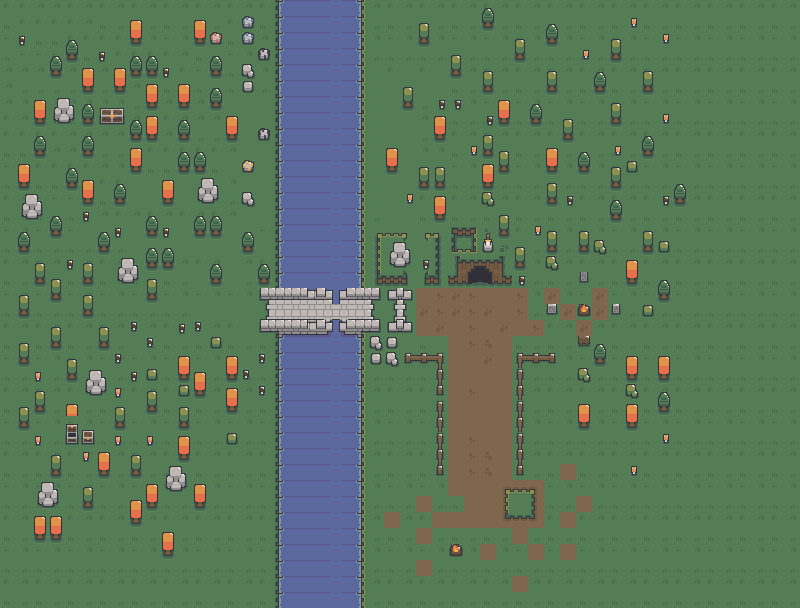

Below is a game level as drawn by its tile map, then a one-line description and the .tmx that defines it (tile-layer data replaced by summaries):
An orthogonal 50x38 tile map with 16x16 px tiles, 2 tile layers (layer1, layer2), 5 tilesets.

<map version="1.10" tiledversion="1.10.1" orientation="orthogonal" renderorder="right-down" width="50" height="38" tilewidth="16" tileheight="16" infinite="0" nextlayerid="3" nextobjectid="1">
 <tileset firstgid="1" name="taigaPath_" tilewidth="16" tileheight="16" tilecount="40" columns="8">
  <image source="taiga_/taigaPath_.png" width="128" height="80" />
 </tileset>
 <tileset firstgid="41" name="taiga_ [bridgeHorizontal]" tilewidth="16" tileheight="16" tilecount="72" columns="12">
  <image source="taiga_/taiga_ [bridgeHorizontal].png" width="192" height="96" />
 </tileset>
 <tileset firstgid="113" name="taiga_ [fencesAndWalls]" tilewidth="16" tileheight="16" tilecount="180" columns="15">
  <image source="taiga_/taiga_ [fencesAndWalls].png" width="240" height="192" />
 </tileset>
 <tileset firstgid="293" name="taiga_ [resources]" tilewidth="16" tileheight="16" tilecount="120" columns="12">
  <image source="taiga_/taiga_ [resources].png" width="192" height="160" />
 </tileset>
 <tileset firstgid="413" name="taiga_" tilewidth="16" tileheight="16" tilecount="198" columns="22">
  <image source="taiga_/taiga_.png" width="352" height="144" />
 </tileset>
 <layer id="1" name="layer1" width="50" height="38">
  <data>[1900 cells, 1900 non-empty, 78 distinct tile ids]</data>
 </layer>
 <layer id="2" name="layer2" width="50" height="38">
  <data>[1900 cells, 450 non-empty, 60 distinct tile ids]</data>
 </layer>
</map>
